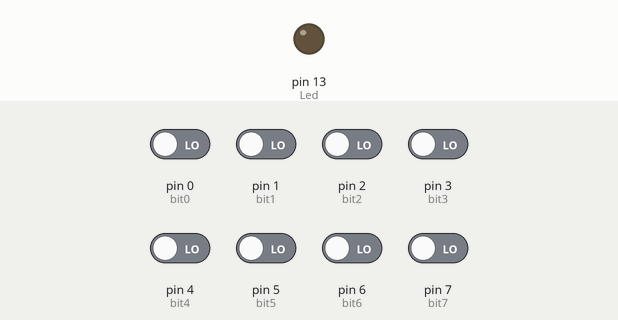
The sketch below on a simulated Arduino Uno, built with avr-gcc and run on an emulated ATmega328P. On the bench: output pins drawn as LEDs (lit = HIGH). The inputs (shaded band) are chosen by the test bench; at power-on: pin 0 (bit0), pin 1 (bit1), pin 2 (bit2), pin 3 (bit3), pin 4 (bit4), pin 5 (bit5), pin 6 (bit6), pin 7 (bit7) LOW.

Above: at 0.01 s.
At 1.2 s:
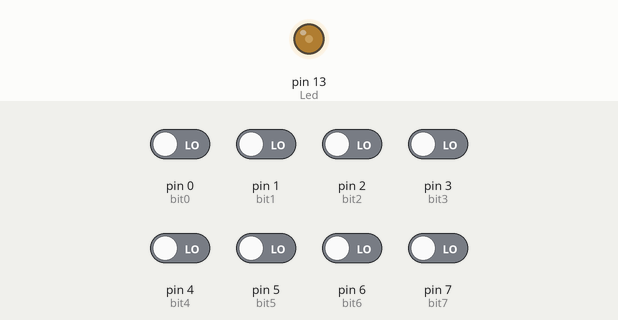
1.3 s: pin 0 (bit0) driven HIGH
At 2.4 s:
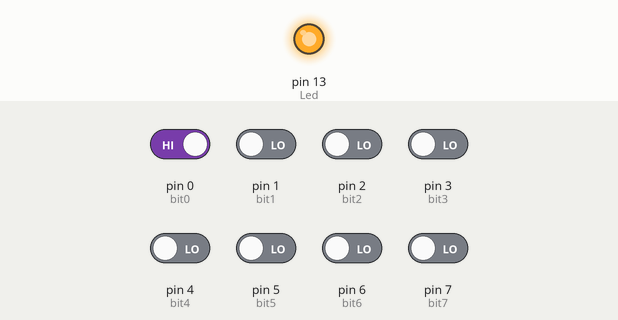
Timing chart, 0 to 4.3 s (numbered marks = the images above; inputs shaded):
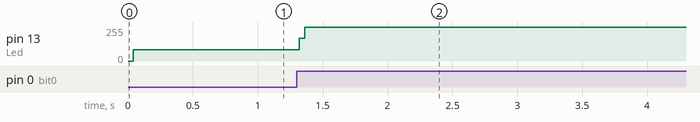

The sketch:

Question_1_code.ino
```cpp
const int bit0= 0 ;
const int bit1= 1 ;
const int bit2= 2 ;
const int bit3= 3 ;
const int bit4= 4 ;
const int bit5= 5 ;
const int bit6= 6 ;
const int bit7= 7 ;
const int Led= 13 ;


void setup() {
  pinMode(bit0,INPUT);
  pinMode(bit1,INPUT);
  pinMode(bit2,INPUT);
  pinMode(bit3,INPUT);
  pinMode(bit4,INPUT);
  pinMode(bit5,INPUT);
  pinMode(bit6,INPUT);
  pinMode(bit7,INPUT);
  pinMode(Led,OUTPUT);

}

void loop() {
  int b0,b1,b2,b3,b4,b5,b6,b7 ;
  int Duration ;
  b0=digitalRead(bit0) ;
  b1=digitalRead(bit1) ;
  b2=digitalRead(bit2) ;
  b3=digitalRead(bit3) ;
  b4=digitalRead(bit4) ;
  b5=digitalRead(bit5) ;
  b6=digitalRead(bit6) ;
  b7=digitalRead(bit7) ;
  Duration =(b0*4+b1*8+b2*16+b3*32+b4*64+b5*128+b6*256+b7*512)*1000 ;
  digitalWrite(Led,HIGH);
  delay(Duration);
  digitalWrite(Led,LOW);


}
```

Measured:
- after the input at 1.3 s, pin 13 (Led): 83/255 → 255/255 at once
